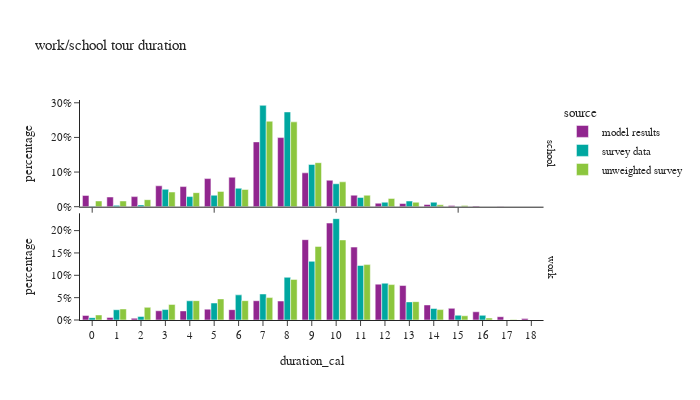

The cell this chart's notebook holds for it:
### Code cell
ws_tour_data['duration_cal'] = ws_tour_data['end'] - ws_tour_data['start']

df_plot = ws_tour_data.groupby(['source','tour_type','duration_cal'])[['tour_weight']].sum().reset_index()
df_plot['percentage'] = df_plot.groupby(['tour_type','source'], group_keys=False)['tour_weight']. \
    apply(lambda x: x / float(x.sum()))

fig = px.bar(df_plot, x="duration_cal", y="percentage", color="source",barmode="group",
             facet_row='tour_type',
             title="work/school tour duration")
fig.for_each_annotation(lambda a: a.update(text = a.text.split("=")[-1]))
fig.update_layout(height=400, width=700, font=dict(size=11), yaxis1=dict(tickformat=".0%"), yaxis2=dict(tickformat=".0%", matches=None), xaxis=dict(dtick="1"))
fig.show()

### Figure 1 — Plotly figure (JSON) as saved in the notebook; plotly's stock layout.template omitted (floating-point values rounded to 4 significant figures)
{"data": [{"alignmentgroup": "True", "hovertemplate": "source=model results<br>tour_type=school<br>duration_cal=%{x}<br>percentage=%{y}<extra></extra>", "legendgroup": "model results", "marker": {"color": "#91268F", "pattern": {"shape": ""}}, "name": "model results", "offsetgroup": "model results", "orientation": "v", "showlegend": true, "textposition": "auto", "type": "bar", "x": [0.0, 1.0, 2.0, 3.0, 4.0, 5.0, 6.0, 7.0, 8.0, 9.0, 10.0, 11.0, 12.0, 13.0, 14.0, 15.0, 16.0, 17.0, 18.0], "xaxis": "x2", "y": [0.03257, 0.02803, 0.0291, 0.0603, 0.05805, 0.08117, 0.08512, 0.1872, 0.1995, 0.09773, 0.07642, 0.03327, 0.01002, 0.009173, 0.006361, 0.003825, 0.001813, 0.000339, 1.906e-05], "yaxis": "y2"}, {"alignmentgroup": "True", "hovertemplate": "source=model results<br>tour_type=work<br>duration_cal=%{x}<br>percentage=%{y}<extra></extra>", "legendgroup": "model results", "marker": {"color": "#91268F", "pattern": {"shape": ""}}, "name": "model results", "offsetgroup": "model results", "orientation": "v", "showlegend": false, "textposition": "auto", "type": "bar", "x": [0.0, 1.0, 2.0, 3.0, 4.0, 5.0, 6.0, 7.0, 8.0, 9.0, 10.0, 11.0, 12.0, 13.0, 14.0, 15.0, 16.0, 17.0, 18.0], "xaxis": "x", "y": [0.01022, 0.005826, 0.003961, 0.02068, 0.02035, 0.02424, 0.02313, 0.04312, 0.04241, 0.1797, 0.2169, 0.1631, 0.08022, 0.07714, 0.03367, 0.02611, 0.01841, 0.007344, 0.003484], "yaxis": "y"}, {"alignmentgroup": "True", "hovertemplate": "source=survey data<br>tour_type=school<br>duration_cal=%{x}<br>percentage=%{y}<extra></extra>", "legendgroup": "survey data", "marker": {"color": "#00A7A0", "pattern": {"shape": ""}}, "name": "survey data", "offsetgroup": "survey data", "orientation": "v", "showlegend": true, "textposition": "auto", "type": "bar", "x": [0.0, 1.0, 2.0, 3.0, 4.0, 5.0, 6.0, 7.0, 8.0, 9.0, 10.0, 11.0, 12.0, 13.0, 14.0, 15.0], "xaxis": "x2", "y": [0.001417, 0.003841, 0.005105, 0.05035, 0.02925, 0.03312, 0.05324, 0.2927, 0.2736, 0.1219, 0.06623, 0.02673, 0.01298, 0.01635, 0.01304, 0.0002171], "yaxis": "y2"}, {"alignmentgroup": "True", "hovertemplate": "source=survey data<br>tour_type=work<br>duration_cal=%{x}<br>percentage=%{y}<extra></extra>", "legendgroup": "survey data", "marker": {"color": "#00A7A0", "pattern": {"shape": ""}}, "name": "survey data", "offsetgroup": "survey data", "orientation": "v", "showlegend": false, "textposition": "auto", "type": "bar", "x": [0.0, 1.0, 2.0, 3.0, 4.0, 5.0, 6.0, 7.0, 8.0, 9.0, 10.0, 11.0, 12.0, 13.0, 14.0, 15.0, 16.0, 17.0], "xaxis": "x", "y": [0.00531, 0.02295, 0.007939, 0.02335, 0.04292, 0.038, 0.05621, 0.05819, 0.09552, 0.1313, 0.2268, 0.1219, 0.0823, 0.04054, 0.02568, 0.0106, 0.01041, 9.593e-05], "yaxis": "y"}, {"alignmentgroup": "True", "hovertemplate": "source=unweighted survey<br>tour_type=school<br>duration_cal=%{x}<br>percentage=%{y}<extra></extra>", "legendgroup": "unweighted survey", "marker": {"color": "#8CC63E", "pattern": {"shape": ""}}, "name": "unweighted survey", "offsetgroup": "unweighted survey", "orientation": "v", "showlegend": true, "textposition": "auto", "type": "bar", "x": [0.0, 1.0, 2.0, 3.0, 4.0, 5.0, 6.0, 7.0, 8.0, 9.0, 10.0, 11.0, 12.0, 13.0, 14.0, 15.0], "xaxis": "x2", "y": [0.01657, 0.01657, 0.02026, 0.04236, 0.04052, 0.0442, 0.04972, 0.2468, 0.2449, 0.1271, 0.07182, 0.03315, 0.02394, 0.01289, 0.005525, 0.003683], "yaxis": "y2"}, {"alignmentgroup": "True", "hovertemplate": "source=unweighted survey<br>tour_type=work<br>duration_cal=%{x}<br>percentage=%{y}<extra></extra>", "legendgroup": "unweighted survey", "marker": {"color": "#8CC63E", "pattern": {"shape": ""}}, "name": "unweighted survey", "offsetgroup": "unweighted survey", "orientation": "v", "showlegend": false, "textposition": "auto", "type": "bar", "x": [0.0, 1.0, 2.0, 3.0, 4.0, 5.0, 6.0, 7.0, 8.0, 9.0, 10.0, 11.0, 12.0, 13.0, 14.0, 15.0, 16.0, 17.0], "xaxis": "x", "y": [0.01126, 0.02471, 0.02834, 0.03488, 0.04324, 0.04724, 0.04324, 0.05015, 0.09084, 0.1646, 0.1791, 0.1239, 0.07922, 0.04106, 0.02326, 0.009448, 0.00436, 0.00109], "yaxis": "y"}], "layout": {"annotations": [{"font": {}, "showarrow": false, "text": "work", "textangle": 90, "x": 0.98, "xanchor": "left", "xref": "paper", "y": 0.2425, "yanchor": "middle", "yref": "paper"}, {"font": {}, "showarrow": false, "text": "school", "textangle": 90, "x": 0.98, "xanchor": "left", "xref": "paper", "y": 0.7575, "yanchor": "middle", "yref": "paper"}], "barmode": "group", "font": {"size": 11}, "height": 400, "legend": {"title": {"text": "source"}, "tracegroupgap": 0}, "title": {"text": "work/school tour duration"}, "width": 700, "xaxis": {"anchor": "y", "domain": [0.0, 0.98], "dtick": "1", "title": {"text": "duration_cal"}}, "xaxis2": {"anchor": "y2", "domain": [0.0, 0.98], "matches": "x", "showticklabels": false}, "yaxis": {"anchor": "x", "domain": [0.0, 0.485], "tickformat": ".0%", "title": {"text": "percentage"}}, "yaxis2": {"anchor": "x2", "domain": [0.515, 1.0], "tickformat": ".0%", "title": {"text": "percentage"}}}}
